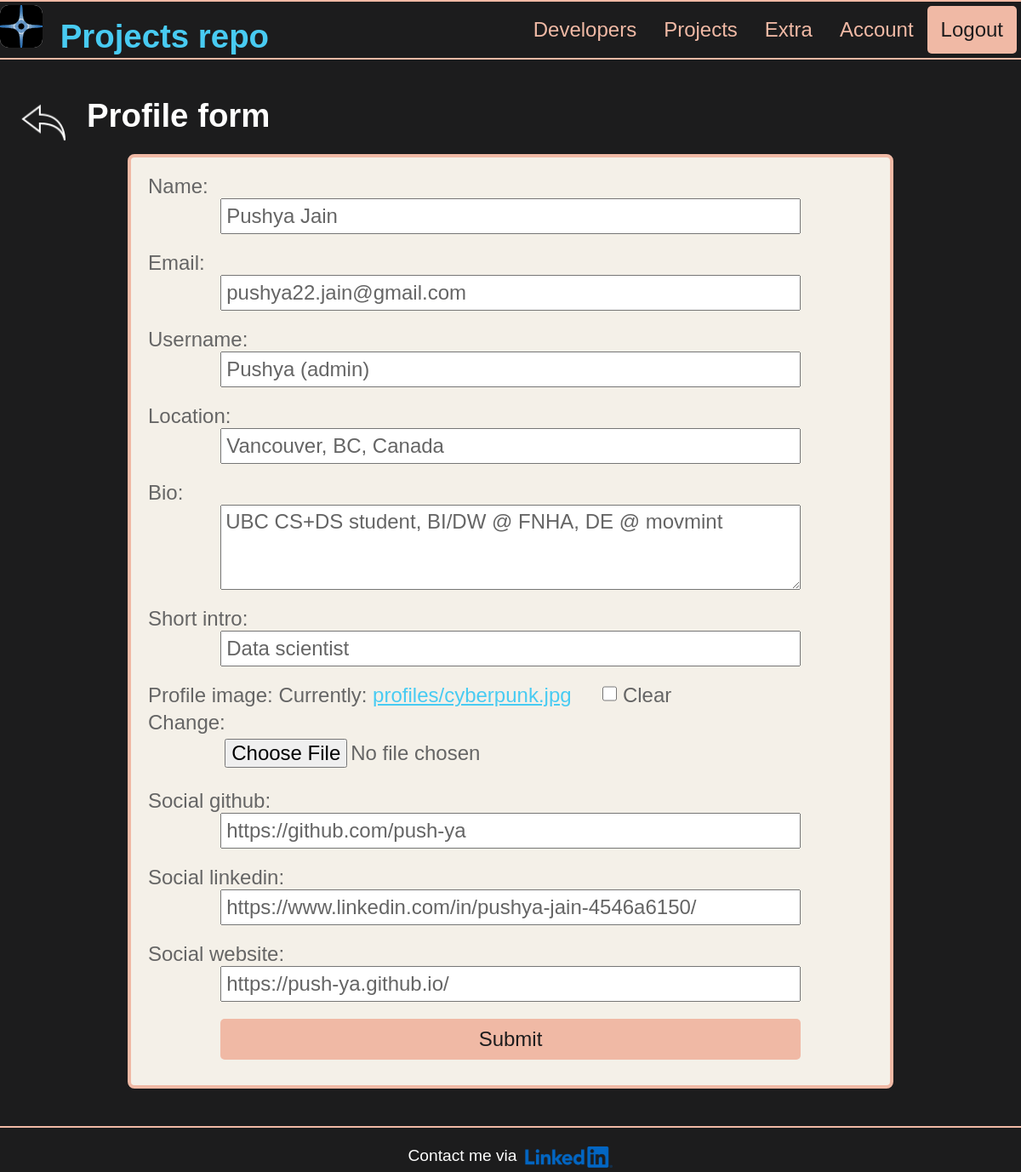
The page /edit-account/ (signed in) on the database its author committed.
### users/models.py (models this page shows, shortened)
class Profile(models.Model):
    user = models.OneToOneField(User, on_delete=models.CASCADE,
                                null = True, blank = True)
    name = models.CharField(max_length=200, blank = True, null = True)
    username = models.CharField(max_length=200, blank = True, null = True)
    location = models.CharField(max_length=200, blank = True, null = True)
    email = models.EmailField(max_length=500, blank = True, null = True) # looks for @ and . something
    short_intro = models.CharField(max_length=200, blank = True, null = True)
    bio = models.TextField(blank = True, null = True)
    profile_image = models.ImageField(null = True, blank = True, upload_to = 'profiles/', default = 'profiles/user-default.png')
    social_github = models.CharField(max_length=200, blank = True, null = True)
    social_linkedin = models.CharField(max_length=200, blank = True, null = True)
    social_website = models.CharField(max_length=200, blank = True, null = True)
    created = models.DateTimeField(auto_now_add=True)
    id = models.UUIDField(default=uuid.uuid4, unique=True,
                          primary_key=True, editable=False)

### users/views.py (the view)
# urls.py: path('edit-account/', views.editAccount, name='edit-account'),
@login_required(login_url = 'login')
def editAccount(request):
    profile = request.user.profile
    form = ProfileForm(instance = profile)
    if request.method == 'POST':
        form = ProfileForm(request.POST, request.FILE, instance = profile)
        if form.is_valid():
            form.save()
            return redirect('account')
    context = {'form':form}
    return render(request, 'users/profile_form.html', context)

### users/forms.py
class ProfileForm(ModelForm):
    class Meta:
        model = Profile
        fields = ['name', 'email', 'username', 'location',
                  'bio', 'short_intro', 'profile_image',
                  'social_github', 'social_linkedin', 'social_website' ]

### users/templates/users/profile_form.html (shortened to what this page needs)
{% extends 'main.html' %}
{% load static %}
{% block content %}
<div style = "display: inline-flex">
    <a href="{% url 'account' %}" style = 'padding: 5px' >
        <img src="{% static 'images/back.png' %}" width="52px" style="margin-left: 20px" class="hoverable-image">
    </a>
    <h1 style = "margin-left: 20px">Profile form</h1>
</div>
<form action = "{% url  'edit-account'%}" method = "POST" enctype="multipart/form-data" class="custom-form">
        {{form.as_p}}
        <input type = "submit" class = "button-style">
</form>
{% endblock %}

### static/styles/main.css (style rules this page uses)
:root { --tag_pad: 5px; }
body { background-color: #1c1c1d; color: #fff; font-family: Cambria; font-size: larger; }
a:link { color:#48cbf2 }
.button-style { background-color: #f0b9a5; color: #1c1c1d; padding: 10px 15px; border: none; border-radius: 5px; cursor: pointer; text-decoration: none; }
input[type="submit"] { background-color: #f0b9a5; color: #1c1c1d; padding: 10px 15px; border: none; border-radius: 5px; cursor: pointer; }

### static/styles/projects.css (style rules this page uses)
:root { --project-color: #656565; }

### static/styles/profiles.css (style rules this page uses)
:root { --profile-color: #656565; }
.hoverable-image { transition: width 0.3s, height 0.3s; }

### static/styles/forms.css (style rules this page uses)
.custom-form { max-width: 900px; margin: 0 auto; padding: 20px; border: 4px solid #f0b9a5; border-radius: 8px; background-color: #f4f0e8; color: #656565; font-family: 'Cambria', sans-serif; display:grid; gap: 10px; font-size:24px; }
.custom-form textarea, input, select { display: block; width: 80%; padding: 5px; margin: 0 auto 10px; box-sizing: border-box; font-family: 'Cambria', sans-serif; color: #656565; font-size:24px; }
.custom-form input[type="checkbox"] { display: inline-flex; width: 2%; height: 20px; margin-left: 30px; margin-right: 0; padding: 0; box-sizing: content-box; }
.custom-form textarea { height: 100px; resize: vertical; }
.custom-form input[type="submit"] { background-color: #f0b9a5; padding: 10px 15px; border: none; border-radius: 5px; cursor: pointer; font-size: 24px; }
* { margin: 0; padding: 0; box-sizing: border-box; font-family: 'Cambria', sans-serif; }

### rows shown on the page
Profile: name "Pushya Jain", email "pushya22.jain@gmail.com", username "Pushya (admin)", location "Vancouver, BC, Canada", bio "UBC CS+DS student, BI/DW @ FNHA, DE @ movmint", short_intro "Data scientist", social_github "https://github.com/push-ya", social_linkedin "https://www.linkedin.com/in/pushya-jain-4546a6150/", social_website "https://push-ya.github.io/"
